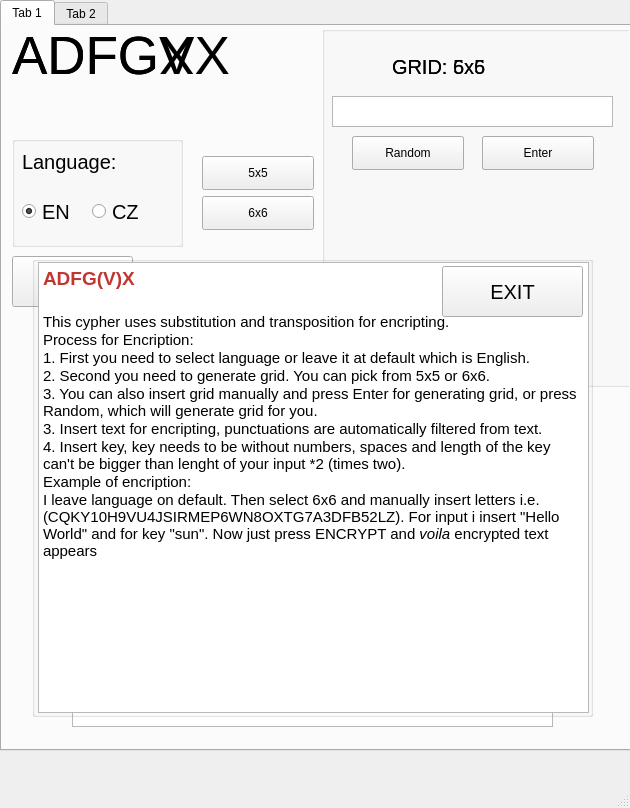
<?xml version="1.0" encoding="UTF-8"?>
<ui version="4.0">
 <class>ADFGVX</class>
 <widget class="QMainWindow" name="ADFGVX">
  <property name="enabled">
   <bool>true</bool>
  </property>
  <property name="geometry">
   <rect>
    <x>0</x>
    <y>0</y>
    <width>630</width>
    <height>808</height>
   </rect>
  </property>
  <property name="windowTitle">
   <string>MainWindow</string>
  </property>
  <widget class="QWidget" name="centralwidget">
   <widget class="QTabWidget" name="tabWidget">
    <property name="geometry">
     <rect>
      <x>0</x>
      <y>0</y>
      <width>631</width>
      <height>751</height>
     </rect>
    </property>
    <property name="currentIndex">
     <number>0</number>
    </property>
    <widget class="QWidget" name="tab">
     <attribute name="title">
      <string>Tab 1</string>
     </attribute>
     <widget class="QPushButton" name="button_2">
      <property name="geometry">
       <rect>
        <x>200</x>
        <y>170</y>
        <width>112</width>
        <height>34</height>
       </rect>
      </property>
      <property name="text">
       <string>6x6</string>
      </property>
     </widget>
     <widget class="QPushButton" name="button_1">
      <property name="geometry">
       <rect>
        <x>200</x>
        <y>130</y>
        <width>112</width>
        <height>34</height>
       </rect>
      </property>
      <property name="text">
       <string>5x5</string>
      </property>
     </widget>
     <widget class="QGroupBox" name="g_box">
      <property name="geometry">
       <rect>
        <x>320</x>
        <y>0</y>
        <width>321</width>
        <height>361</height>
       </rect>
      </property>
      <property name="title">
       <string/>
      </property>
      <widget class="QTextEdit" name="grid_input">
       <property name="geometry">
        <rect>
         <x>10</x>
         <y>70</y>
         <width>281</width>
         <height>31</height>
        </rect>
       </property>
      </widget>
      <widget class="QPushButton" name="random_1">
       <property name="geometry">
        <rect>
         <x>30</x>
         <y>110</y>
         <width>112</width>
         <height>34</height>
        </rect>
       </property>
       <property name="text">
        <string>Random</string>
       </property>
      </widget>
      <widget class="QPushButton" name="enter_1">
       <property name="geometry">
        <rect>
         <x>160</x>
         <y>110</y>
         <width>112</width>
         <height>34</height>
        </rect>
       </property>
       <property name="text">
        <string>Enter</string>
       </property>
      </widget>
      <widget class="QLabel" name="grid_1">
       <property name="geometry">
        <rect>
         <x>20</x>
         <y>150</y>
         <width>261</width>
         <height>201</height>
        </rect>
       </property>
       <property name="font">
        <font>
         <pointsize>10</pointsize>
        </font>
       </property>
       <property name="layoutDirection">
        <enum>Qt::LeftToRight</enum>
       </property>
       <property name="text">
        <string/>
       </property>
       <property name="alignment">
        <set>Qt::AlignCenter</set>
       </property>
      </widget>
      <widget class="QLabel" name="label_4">
       <property name="geometry">
        <rect>
         <x>70</x>
         <y>20</y>
         <width>141</width>
         <height>41</height>
        </rect>
       </property>
       <property name="font">
        <font>
         <pointsize>15</pointsize>
        </font>
       </property>
       <property name="text">
        <string>GRID: 5x5</string>
       </property>
      </widget>
      <widget class="QLabel" name="label_5">
       <property name="geometry">
        <rect>
         <x>70</x>
         <y>20</y>
         <width>141</width>
         <height>41</height>
        </rect>
       </property>
       <property name="font">
        <font>
         <pointsize>15</pointsize>
        </font>
       </property>
       <property name="text">
        <string>GRID: 6x6</string>
       </property>
      </widget>
      <widget class="QTextEdit" name="grid_input_2">
       <property name="geometry">
        <rect>
         <x>10</x>
         <y>70</y>
         <width>281</width>
         <height>31</height>
        </rect>
       </property>
      </widget>
      <widget class="QPushButton" name="random_2">
       <property name="geometry">
        <rect>
         <x>30</x>
         <y>110</y>
         <width>112</width>
         <height>34</height>
        </rect>
       </property>
       <property name="text">
        <string>Random</string>
       </property>
      </widget>
      <widget class="QPushButton" name="enter_2">
       <property name="geometry">
        <rect>
         <x>160</x>
         <y>110</y>
         <width>112</width>
         <height>34</height>
        </rect>
       </property>
       <property name="text">
        <string>Enter</string>
       </property>
      </widget>
      <widget class="QLabel" name="print_grid_2">
       <property name="geometry">
        <rect>
         <x>20</x>
         <y>150</y>
         <width>261</width>
         <height>201</height>
        </rect>
       </property>
       <property name="font">
        <font>
         <pointsize>10</pointsize>
        </font>
       </property>
       <property name="layoutDirection">
        <enum>Qt::LeftToRight</enum>
       </property>
       <property name="text">
        <string/>
       </property>
       <property name="alignment">
        <set>Qt::AlignCenter</set>
       </property>
      </widget>
     </widget>
     <widget class="QLabel" name="tittle_1">
      <property name="geometry">
       <rect>
        <x>10</x>
        <y>0</y>
        <width>281</width>
        <height>101</height>
       </rect>
      </property>
      <property name="font">
       <font>
        <pointsize>40</pointsize>
       </font>
      </property>
      <property name="text">
       <string>ADFGX</string>
      </property>
      <property name="alignment">
       <set>Qt::AlignLeading|Qt::AlignLeft|Qt::AlignTop</set>
      </property>
     </widget>
     <widget class="QLabel" name="tittle_2">
      <property name="geometry">
       <rect>
        <x>10</x>
        <y>0</y>
        <width>301</width>
        <height>101</height>
       </rect>
      </property>
      <property name="font">
       <font>
        <pointsize>40</pointsize>
       </font>
      </property>
      <property name="text">
       <string>ADFGVX</string>
      </property>
      <property name="alignment">
       <set>Qt::AlignLeading|Qt::AlignLeft|Qt::AlignTop</set>
      </property>
     </widget>
     <widget class="QTextEdit" name="input_box">
      <property name="geometry">
       <rect>
        <x>70</x>
        <y>400</y>
        <width>481</width>
        <height>51</height>
       </rect>
      </property>
     </widget>
     <widget class="QTextEdit" name="output_box">
      <property name="geometry">
       <rect>
        <x>70</x>
        <y>650</y>
        <width>481</width>
        <height>51</height>
       </rect>
      </property>
     </widget>
     <widget class="QPushButton" name="enc_button">
      <property name="geometry">
       <rect>
        <x>230</x>
        <y>550</y>
        <width>171</width>
        <height>51</height>
       </rect>
      </property>
      <property name="font">
       <font>
        <pointsize>15</pointsize>
       </font>
      </property>
      <property name="text">
       <string>ENCRYPT</string>
      </property>
     </widget>
     <widget class="QTextEdit" name="key_box_1">
      <property name="geometry">
       <rect>
        <x>120</x>
        <y>490</y>
        <width>381</width>
        <height>41</height>
       </rect>
      </property>
     </widget>
     <widget class="QLabel" name="label">
      <property name="geometry">
       <rect>
        <x>270</x>
        <y>360</y>
        <width>161</width>
        <height>41</height>
       </rect>
      </property>
      <property name="font">
       <font>
        <pointsize>15</pointsize>
       </font>
      </property>
      <property name="text">
       <string>INPUT:</string>
      </property>
     </widget>
     <widget class="QLabel" name="label_2">
      <property name="geometry">
       <rect>
        <x>290</x>
        <y>450</y>
        <width>161</width>
        <height>41</height>
       </rect>
      </property>
      <property name="font">
       <font>
        <pointsize>15</pointsize>
       </font>
      </property>
      <property name="text">
       <string>KEY:</string>
      </property>
     </widget>
     <widget class="QLabel" name="label_3">
      <property name="geometry">
       <rect>
        <x>260</x>
        <y>610</y>
        <width>161</width>
        <height>41</height>
       </rect>
      </property>
      <property name="font">
       <font>
        <pointsize>15</pointsize>
       </font>
      </property>
      <property name="text">
       <string>OUTPUT:</string>
      </property>
     </widget>
     <widget class="QGroupBox" name="groupBox">
      <property name="geometry">
       <rect>
        <x>10</x>
        <y>110</y>
        <width>171</width>
        <height>111</height>
       </rect>
      </property>
      <property name="title">
       <string/>
      </property>
      <widget class="QLabel" name="label_6">
       <property name="geometry">
        <rect>
         <x>10</x>
         <y>0</y>
         <width>141</width>
         <height>51</height>
        </rect>
       </property>
       <property name="font">
        <font>
         <pointsize>15</pointsize>
        </font>
       </property>
       <property name="text">
        <string>Language:</string>
       </property>
      </widget>
      <widget class="QRadioButton" name="check_1">
       <property name="geometry">
        <rect>
         <x>10</x>
         <y>50</y>
         <width>71</width>
         <height>51</height>
        </rect>
       </property>
       <property name="font">
        <font>
         <pointsize>15</pointsize>
        </font>
       </property>
       <property name="text">
        <string>EN</string>
       </property>
       <property name="checked">
        <bool>true</bool>
       </property>
      </widget>
      <widget class="QRadioButton" name="check_2">
       <property name="geometry">
        <rect>
         <x>80</x>
         <y>50</y>
         <width>71</width>
         <height>51</height>
        </rect>
       </property>
       <property name="font">
        <font>
         <pointsize>15</pointsize>
        </font>
       </property>
       <property name="text">
        <string>CZ</string>
       </property>
      </widget>
     </widget>
     <widget class="QPushButton" name="button_5">
      <property name="geometry">
       <rect>
        <x>10</x>
        <y>230</y>
        <width>121</width>
        <height>51</height>
       </rect>
      </property>
      <property name="text">
       <string>INFO</string>
      </property>
     </widget>
     <widget class="QGroupBox" name="groupBox_3">
      <property name="geometry">
       <rect>
        <x>30</x>
        <y>230</y>
        <width>561</width>
        <height>461</height>
       </rect>
      </property>
      <property name="title">
       <string/>
      </property>
      <widget class="QTextEdit" name="info_text_1">
       <property name="geometry">
        <rect>
         <x>6</x>
         <y>6</y>
         <width>551</width>
         <height>451</height>
        </rect>
       </property>
       <property name="readOnly">
        <bool>true</bool>
       </property>
       <property name="html">
        <string>&lt;!DOCTYPE HTML PUBLIC &quot;-//W3C//DTD HTML 4.0//EN&quot; &quot;http://www.w3.org/TR/REC-html40/strict.dtd&quot;&gt;
&lt;html&gt;&lt;head&gt;&lt;meta name=&quot;qrichtext&quot; content=&quot;1&quot; /&gt;&lt;style type=&quot;text/css&quot;&gt;
p, li { white-space: pre-wrap; }
&lt;/style&gt;&lt;/head&gt;&lt;body style=&quot; font-family:'MS Shell Dlg 2'; font-size:8pt; font-weight:400; font-style:normal;&quot;&gt;
&lt;p style=&quot; margin-top:0px; margin-bottom:0px; margin-left:0px; margin-right:0px; -qt-block-indent:0; text-indent:0px;&quot;&gt;&lt;span style=&quot; font-size:14pt; font-weight:600; color:#c03631;&quot;&gt;ADFG(V)X&lt;/span&gt;&lt;/p&gt;
&lt;p style=&quot;-qt-paragraph-type:empty; margin-top:0px; margin-bottom:0px; margin-left:0px; margin-right:0px; -qt-block-indent:0; text-indent:0px; font-size:14pt; font-weight:600; color:#c03631;&quot;&gt;&lt;br /&gt;&lt;/p&gt;
&lt;p style=&quot; margin-top:0px; margin-bottom:0px; margin-left:0px; margin-right:0px; -qt-block-indent:0; text-indent:0px;&quot;&gt;&lt;span style=&quot; font-size:11pt;&quot;&gt;This cypher uses substitution and transposition for encripting.&lt;/span&gt;&lt;/p&gt;
&lt;p style=&quot; margin-top:0px; margin-bottom:0px; margin-left:0px; margin-right:0px; -qt-block-indent:0; text-indent:0px;&quot;&gt;&lt;span style=&quot; font-size:11pt;&quot;&gt;Process for Encription:&lt;/span&gt;&lt;/p&gt;
&lt;p style=&quot; margin-top:0px; margin-bottom:0px; margin-left:0px; margin-right:0px; -qt-block-indent:0; text-indent:0px;&quot;&gt;&lt;span style=&quot; font-size:11pt;&quot;&gt;1. First you need to select language or leave it at default which is English.&lt;/span&gt;&lt;/p&gt;
&lt;p style=&quot; margin-top:0px; margin-bottom:0px; margin-left:0px; margin-right:0px; -qt-block-indent:0; text-indent:0px;&quot;&gt;&lt;span style=&quot; font-size:11pt;&quot;&gt;2. Second you need to generate grid. You can pick from 5x5 or 6x6. &lt;/span&gt;&lt;/p&gt;
&lt;p style=&quot; margin-top:0px; margin-bottom:0px; margin-left:0px; margin-right:0px; -qt-block-indent:0; text-indent:0px;&quot;&gt;&lt;span style=&quot; font-size:11pt;&quot;&gt;3. You can also insert grid manually and press Enter for generating grid, or press Random, which will generate grid for you.&lt;/span&gt;&lt;/p&gt;
&lt;p style=&quot; margin-top:0px; margin-bottom:0px; margin-left:0px; margin-right:0px; -qt-block-indent:0; text-indent:0px;&quot;&gt;&lt;span style=&quot; font-size:11pt;&quot;&gt;3. Insert text for encripting, punctuations are automatically filtered from text.&lt;/span&gt;&lt;/p&gt;
&lt;p style=&quot; margin-top:0px; margin-bottom:0px; margin-left:0px; margin-right:0px; -qt-block-indent:0; text-indent:0px;&quot;&gt;&lt;span style=&quot; font-size:11pt;&quot;&gt;4. Insert key, key needs to be without numbers, spaces and length of the key can't be bigger than lenght of your input *2 (times two).&lt;/span&gt;&lt;/p&gt;
&lt;p style=&quot; margin-top:0px; margin-bottom:0px; margin-left:0px; margin-right:0px; -qt-block-indent:0; text-indent:0px;&quot;&gt;&lt;span style=&quot; font-size:11pt;&quot;&gt;Example of encription:&lt;/span&gt;&lt;/p&gt;
&lt;p style=&quot; margin-top:0px; margin-bottom:0px; margin-left:0px; margin-right:0px; -qt-block-indent:0; text-indent:0px;&quot;&gt;&lt;span style=&quot; font-size:11pt;&quot;&gt;I leave language on default. Then select 6x6 and manually insert letters i.e. (CQKY10H9VU4JSIRMEP6WN8OXTG7A3DFB52LZ). For input i insert &amp;quot;Hello World&amp;quot; and for key &amp;quot;sun&amp;quot;. Now just press ENCRYPT and &lt;/span&gt;&lt;span style=&quot; font-size:11pt; font-style:italic;&quot;&gt;voila &lt;/span&gt;&lt;span style=&quot; font-size:11pt;&quot;&gt;encrypted text appears&lt;/span&gt;&lt;/p&gt;&lt;/body&gt;&lt;/html&gt;</string>
       </property>
       <property name="acceptRichText">
        <bool>true</bool>
       </property>
      </widget>
      <widget class="QPushButton" name="exit">
       <property name="geometry">
        <rect>
         <x>410</x>
         <y>10</y>
         <width>141</width>
         <height>51</height>
        </rect>
       </property>
       <property name="font">
        <font>
         <pointsize>15</pointsize>
        </font>
       </property>
       <property name="styleSheet">
        <string notr="true">
</string>
       </property>
       <property name="text">
        <string>EXIT</string>
       </property>
      </widget>
     </widget>
    </widget>
    <widget class="QWidget" name="tab_2">
     <attribute name="title">
      <string>Tab 2</string>
     </attribute>
     <widget class="QTextEdit" name="input_box_2">
      <property name="geometry">
       <rect>
        <x>70</x>
        <y>400</y>
        <width>481</width>
        <height>51</height>
       </rect>
      </property>
     </widget>
     <widget class="QTextEdit" name="output_box_2">
      <property name="geometry">
       <rect>
        <x>70</x>
        <y>650</y>
        <width>481</width>
        <height>51</height>
       </rect>
      </property>
     </widget>
     <widget class="QPushButton" name="dec_button">
      <property name="geometry">
       <rect>
        <x>230</x>
        <y>550</y>
        <width>171</width>
        <height>51</height>
       </rect>
      </property>
      <property name="font">
       <font>
        <pointsize>15</pointsize>
       </font>
      </property>
      <property name="text">
       <string>DECRYPT</string>
      </property>
     </widget>
     <widget class="QTextEdit" name="key_box_2">
      <property name="geometry">
       <rect>
        <x>120</x>
        <y>490</y>
        <width>381</width>
        <height>41</height>
       </rect>
      </property>
     </widget>
     <widget class="QPushButton" name="button_4">
      <property name="geometry">
       <rect>
        <x>200</x>
        <y>170</y>
        <width>112</width>
        <height>34</height>
       </rect>
      </property>
      <property name="text">
       <string>6x6</string>
      </property>
     </widget>
     <widget class="QGroupBox" name="g_box_3">
      <property name="geometry">
       <rect>
        <x>320</x>
        <y>0</y>
        <width>311</width>
        <height>361</height>
       </rect>
      </property>
      <property name="title">
       <string/>
      </property>
      <widget class="QTextEdit" name="grid_input_dec_1">
       <property name="geometry">
        <rect>
         <x>10</x>
         <y>70</y>
         <width>281</width>
         <height>31</height>
        </rect>
       </property>
      </widget>
      <widget class="QPushButton" name="dec_enter_1">
       <property name="geometry">
        <rect>
         <x>90</x>
         <y>110</y>
         <width>112</width>
         <height>34</height>
        </rect>
       </property>
       <property name="text">
        <string>Enter</string>
       </property>
      </widget>
      <widget class="QLabel" name="print_grid_3">
       <property name="geometry">
        <rect>
         <x>30</x>
         <y>150</y>
         <width>261</width>
         <height>201</height>
        </rect>
       </property>
       <property name="font">
        <font>
         <pointsize>10</pointsize>
        </font>
       </property>
       <property name="layoutDirection">
        <enum>Qt::LeftToRight</enum>
       </property>
       <property name="text">
        <string/>
       </property>
       <property name="alignment">
        <set>Qt::AlignCenter</set>
       </property>
      </widget>
      <widget class="QLabel" name="label_11">
       <property name="geometry">
        <rect>
         <x>80</x>
         <y>20</y>
         <width>141</width>
         <height>41</height>
        </rect>
       </property>
       <property name="font">
        <font>
         <pointsize>15</pointsize>
        </font>
       </property>
       <property name="text">
        <string>GRID: 5x5</string>
       </property>
      </widget>
      <widget class="QLabel" name="label_12">
       <property name="geometry">
        <rect>
         <x>80</x>
         <y>20</y>
         <width>141</width>
         <height>41</height>
        </rect>
       </property>
       <property name="font">
        <font>
         <pointsize>15</pointsize>
        </font>
       </property>
       <property name="text">
        <string>GRID: 6x6</string>
       </property>
      </widget>
      <widget class="QTextEdit" name="grid_input_dec_2">
       <property name="geometry">
        <rect>
         <x>10</x>
         <y>70</y>
         <width>281</width>
         <height>31</height>
        </rect>
       </property>
      </widget>
      <widget class="QPushButton" name="dec_enter_2">
       <property name="geometry">
        <rect>
         <x>90</x>
         <y>110</y>
         <width>112</width>
         <height>34</height>
        </rect>
       </property>
       <property name="text">
        <string>Enter</string>
       </property>
      </widget>
      <widget class="QLabel" name="print_grid_4">
       <property name="geometry">
        <rect>
         <x>20</x>
         <y>150</y>
         <width>261</width>
         <height>181</height>
        </rect>
       </property>
       <property name="font">
        <font>
         <pointsize>10</pointsize>
        </font>
       </property>
       <property name="layoutDirection">
        <enum>Qt::LeftToRight</enum>
       </property>
       <property name="text">
        <string/>
       </property>
       <property name="alignment">
        <set>Qt::AlignCenter</set>
       </property>
      </widget>
     </widget>
     <widget class="QPushButton" name="button_3">
      <property name="geometry">
       <rect>
        <x>200</x>
        <y>130</y>
        <width>112</width>
        <height>34</height>
       </rect>
      </property>
      <property name="text">
       <string>5x5</string>
      </property>
     </widget>
     <widget class="QLabel" name="tittle_3">
      <property name="geometry">
       <rect>
        <x>10</x>
        <y>0</y>
        <width>281</width>
        <height>101</height>
       </rect>
      </property>
      <property name="font">
       <font>
        <pointsize>40</pointsize>
       </font>
      </property>
      <property name="text">
       <string>ADFGX</string>
      </property>
      <property name="alignment">
       <set>Qt::AlignLeading|Qt::AlignLeft|Qt::AlignTop</set>
      </property>
     </widget>
     <widget class="QLabel" name="tittle_4">
      <property name="geometry">
       <rect>
        <x>10</x>
        <y>0</y>
        <width>301</width>
        <height>101</height>
       </rect>
      </property>
      <property name="font">
       <font>
        <pointsize>40</pointsize>
       </font>
      </property>
      <property name="text">
       <string>ADFGVX</string>
      </property>
      <property name="alignment">
       <set>Qt::AlignLeading|Qt::AlignLeft|Qt::AlignTop</set>
      </property>
     </widget>
     <widget class="QLabel" name="label_7">
      <property name="geometry">
       <rect>
        <x>270</x>
        <y>360</y>
        <width>161</width>
        <height>41</height>
       </rect>
      </property>
      <property name="font">
       <font>
        <pointsize>15</pointsize>
       </font>
      </property>
      <property name="text">
       <string>INPUT:</string>
      </property>
     </widget>
     <widget class="QLabel" name="label_8">
      <property name="geometry">
       <rect>
        <x>290</x>
        <y>450</y>
        <width>161</width>
        <height>41</height>
       </rect>
      </property>
      <property name="font">
       <font>
        <pointsize>15</pointsize>
       </font>
      </property>
      <property name="text">
       <string>KEY:</string>
      </property>
     </widget>
     <widget class="QLabel" name="label_10">
      <property name="geometry">
       <rect>
        <x>260</x>
        <y>610</y>
        <width>161</width>
        <height>41</height>
       </rect>
      </property>
      <property name="font">
       <font>
        <pointsize>15</pointsize>
       </font>
      </property>
      <property name="text">
       <string>OUTPUT:</string>
      </property>
     </widget>
     <widget class="QGroupBox" name="groupBox_2">
      <property name="geometry">
       <rect>
        <x>10</x>
        <y>110</y>
        <width>171</width>
        <height>111</height>
       </rect>
      </property>
      <property name="title">
       <string/>
      </property>
      <widget class="QLabel" name="label_9">
       <property name="geometry">
        <rect>
         <x>10</x>
         <y>0</y>
         <width>141</width>
         <height>51</height>
        </rect>
       </property>
       <property name="font">
        <font>
         <pointsize>15</pointsize>
        </font>
       </property>
       <property name="text">
        <string>Language:</string>
       </property>
      </widget>
      <widget class="QRadioButton" name="check_3">
       <property name="geometry">
        <rect>
         <x>10</x>
         <y>50</y>
         <width>71</width>
         <height>51</height>
        </rect>
       </property>
       <property name="font">
        <font>
         <pointsize>15</pointsize>
        </font>
       </property>
       <property name="text">
        <string>EN</string>
       </property>
       <property name="checked">
        <bool>true</bool>
       </property>
      </widget>
      <widget class="QRadioButton" name="check_4">
       <property name="geometry">
        <rect>
         <x>80</x>
         <y>50</y>
         <width>71</width>
         <height>51</height>
        </rect>
       </property>
       <property name="font">
        <font>
         <pointsize>15</pointsize>
        </font>
       </property>
       <property name="text">
        <string>CZ</string>
       </property>
      </widget>
     </widget>
     <widget class="QPushButton" name="button_6">
      <property name="geometry">
       <rect>
        <x>10</x>
        <y>230</y>
        <width>121</width>
        <height>51</height>
       </rect>
      </property>
      <property name="text">
       <string>INFO</string>
      </property>
     </widget>
     <widget class="QGroupBox" name="groupBox_4">
      <property name="geometry">
       <rect>
        <x>30</x>
        <y>230</y>
        <width>561</width>
        <height>461</height>
       </rect>
      </property>
      <property name="title">
       <string/>
      </property>
      <widget class="QTextEdit" name="info_text_2">
       <property name="geometry">
        <rect>
         <x>6</x>
         <y>6</y>
         <width>551</width>
         <height>451</height>
        </rect>
       </property>
       <property name="readOnly">
        <bool>true</bool>
       </property>
       <property name="html">
        <string>&lt;!DOCTYPE HTML PUBLIC &quot;-//W3C//DTD HTML 4.0//EN&quot; &quot;http://www.w3.org/TR/REC-html40/strict.dtd&quot;&gt;
&lt;html&gt;&lt;head&gt;&lt;meta name=&quot;qrichtext&quot; content=&quot;1&quot; /&gt;&lt;style type=&quot;text/css&quot;&gt;
p, li { white-space: pre-wrap; }
&lt;/style&gt;&lt;/head&gt;&lt;body style=&quot; font-family:'MS Shell Dlg 2'; font-size:8pt; font-weight:400; font-style:normal;&quot;&gt;
&lt;p style=&quot; margin-top:0px; margin-bottom:0px; margin-left:0px; margin-right:0px; -qt-block-indent:0; text-indent:0px;&quot;&gt;&lt;span style=&quot; font-size:14pt; font-weight:600; color:#c03631;&quot;&gt;ADFG(V)X&lt;/span&gt;&lt;/p&gt;
&lt;p style=&quot;-qt-paragraph-type:empty; margin-top:0px; margin-bottom:0px; margin-left:0px; margin-right:0px; -qt-block-indent:0; text-indent:0px; font-size:14pt; font-weight:600; color:#c03631;&quot;&gt;&lt;br /&gt;&lt;/p&gt;
&lt;p style=&quot; margin-top:0px; margin-bottom:0px; margin-left:0px; margin-right:0px; -qt-block-indent:0; text-indent:0px;&quot;&gt;&lt;span style=&quot; font-size:11pt;&quot;&gt;This cypher uses substitution and transposition for encripting.&lt;/span&gt;&lt;/p&gt;
&lt;p style=&quot; margin-top:0px; margin-bottom:0px; margin-left:0px; margin-right:0px; -qt-block-indent:0; text-indent:0px;&quot;&gt;&lt;span style=&quot; font-size:11pt;&quot;&gt;Process for decpription:&lt;/span&gt;&lt;/p&gt;
&lt;p style=&quot; margin-top:0px; margin-bottom:0px; margin-left:0px; margin-right:0px; -qt-block-indent:0; text-indent:0px;&quot;&gt;&lt;span style=&quot; font-size:11pt;&quot;&gt;1. Once again select your language.&lt;/span&gt;&lt;/p&gt;
&lt;p style=&quot; margin-top:0px; margin-bottom:0px; margin-left:0px; margin-right:0px; -qt-block-indent:0; text-indent:0px;&quot;&gt;&lt;span style=&quot; font-size:11pt;&quot;&gt;2. Generate grid. Grid will be remembered from encryption, you just need to use correct size and press Enter. &lt;/span&gt;&lt;/p&gt;
&lt;p style=&quot; margin-top:0px; margin-bottom:0px; margin-left:0px; margin-right:0px; -qt-block-indent:0; text-indent:0px;&quot;&gt;&lt;span style=&quot; font-size:11pt;&quot;&gt;3. Key will be remembered from encryption aswell. But in case you only need to decipher use these rules: key needs to be without numbers, spaces and length of the key can't be bigger than lenght of your input *2 (times two).&lt;/span&gt;&lt;/p&gt;
&lt;p style=&quot; margin-top:0px; margin-bottom:0px; margin-left:0px; margin-right:0px; -qt-block-indent:0; text-indent:0px;&quot;&gt;&lt;span style=&quot; font-size:11pt;&quot;&gt;Example of Decription:&lt;/span&gt;&lt;/p&gt;
&lt;p style=&quot; margin-top:0px; margin-bottom:0px; margin-left:0px; margin-right:0px; -qt-block-indent:0; text-indent:0px;&quot;&gt;&lt;span style=&quot; font-size:11pt;&quot;&gt;I leave language on default. Then select 6x6 and press enter because my grid was remembered from encryption. My input and key were also remembered from encryption so i just need to press Decrypt.&lt;/span&gt;&lt;/p&gt;&lt;/body&gt;&lt;/html&gt;</string>
       </property>
       <property name="acceptRichText">
        <bool>true</bool>
       </property>
      </widget>
      <widget class="QPushButton" name="exit_2">
       <property name="geometry">
        <rect>
         <x>410</x>
         <y>10</y>
         <width>141</width>
         <height>51</height>
        </rect>
       </property>
       <property name="font">
        <font>
         <pointsize>15</pointsize>
        </font>
       </property>
       <property name="styleSheet">
        <string notr="true"/>
       </property>
       <property name="text">
        <string>EXIT</string>
       </property>
      </widget>
     </widget>
    </widget>
   </widget>
  </widget>
  <widget class="QMenuBar" name="menubar">
   <property name="geometry">
    <rect>
     <x>0</x>
     <y>0</y>
     <width>630</width>
     <height>31</height>
    </rect>
   </property>
  </widget>
  <widget class="QStatusBar" name="statusbar"/>
 </widget>
 <resources/>
 <connections/>
</ui>
